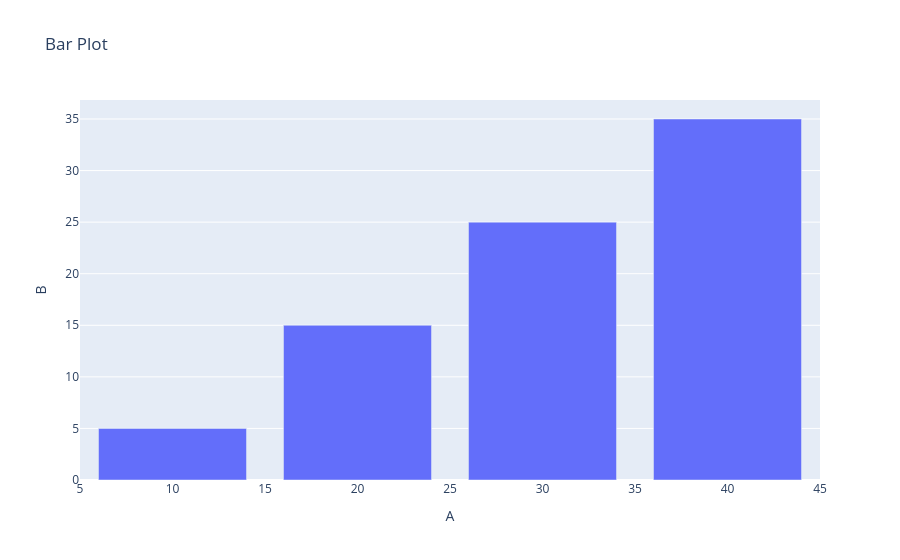

Write notebook code for a chart like this one.
### Code cell
# 5. Generate a bar plot using Plotly
import plotly.express as px

fig = px.bar(df, x="A", y="B", title="Bar Plot")
fig.show()

### Figure 1 — Plotly figure (JSON) as saved in the notebook; plotly's stock layout.template omitted (floating-point values rounded to 4 significant figures)
{"data": [{"hovertemplate": "A=%{x}<br>B=%{y}<extra></extra>", "legendgroup": "", "marker": {"color": "#636efa", "pattern": {"shape": ""}}, "name": "", "orientation": "v", "showlegend": false, "textposition": "auto", "type": "bar", "x": [10, 20, 30, 40], "xaxis": "x", "y": [5, 15, 25, 35], "yaxis": "y"}], "layout": {"barmode": "relative", "legend": {"tracegroupgap": 0}, "title": {"text": "Bar Plot"}, "xaxis": {"anchor": "y", "domain": [0, 1], "title": {"text": "A"}}, "yaxis": {"anchor": "x", "domain": [0, 1], "title": {"text": "B"}}}}
